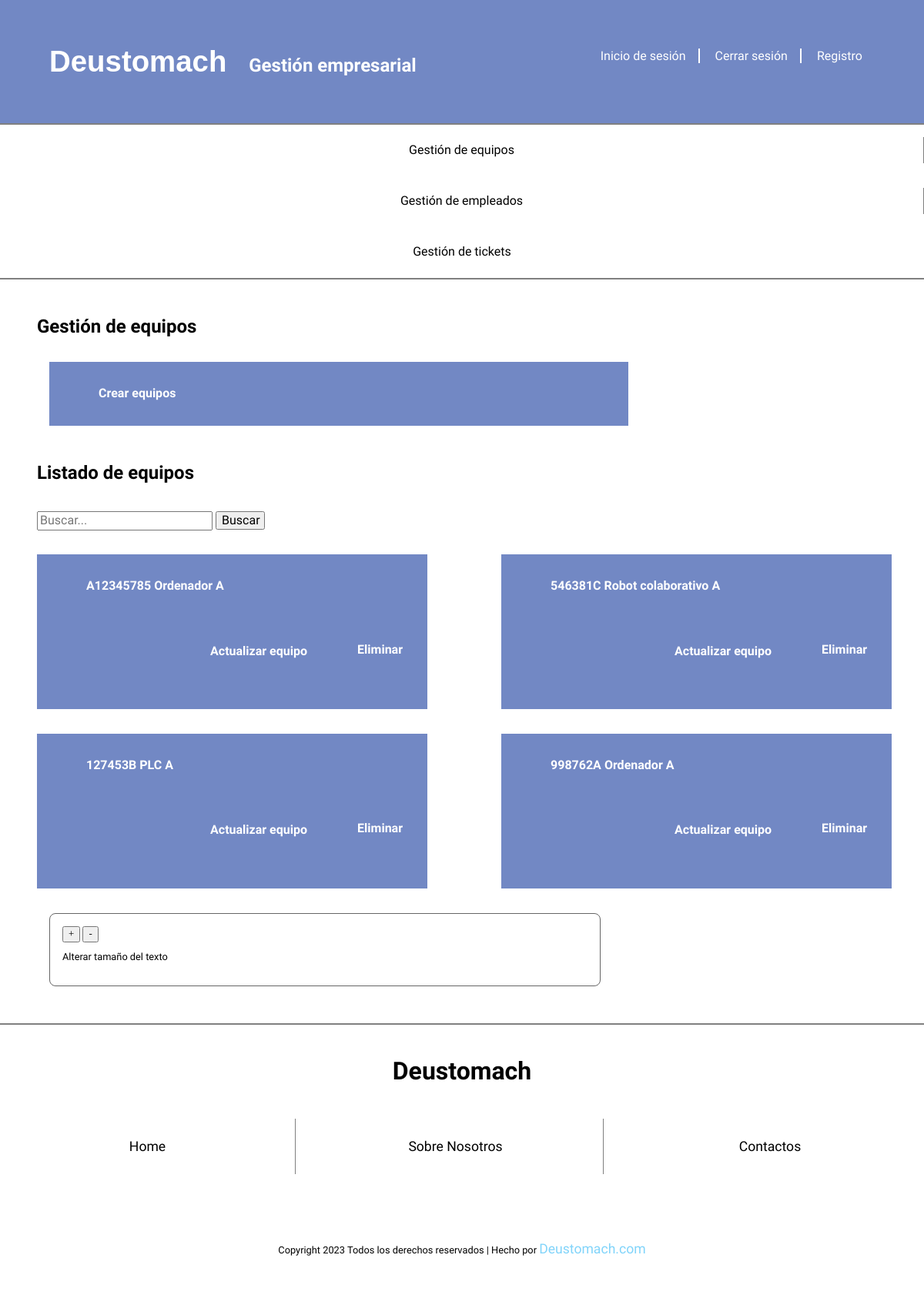
Page /appDeustomachGestion/equipos-menu on the earlier database version.
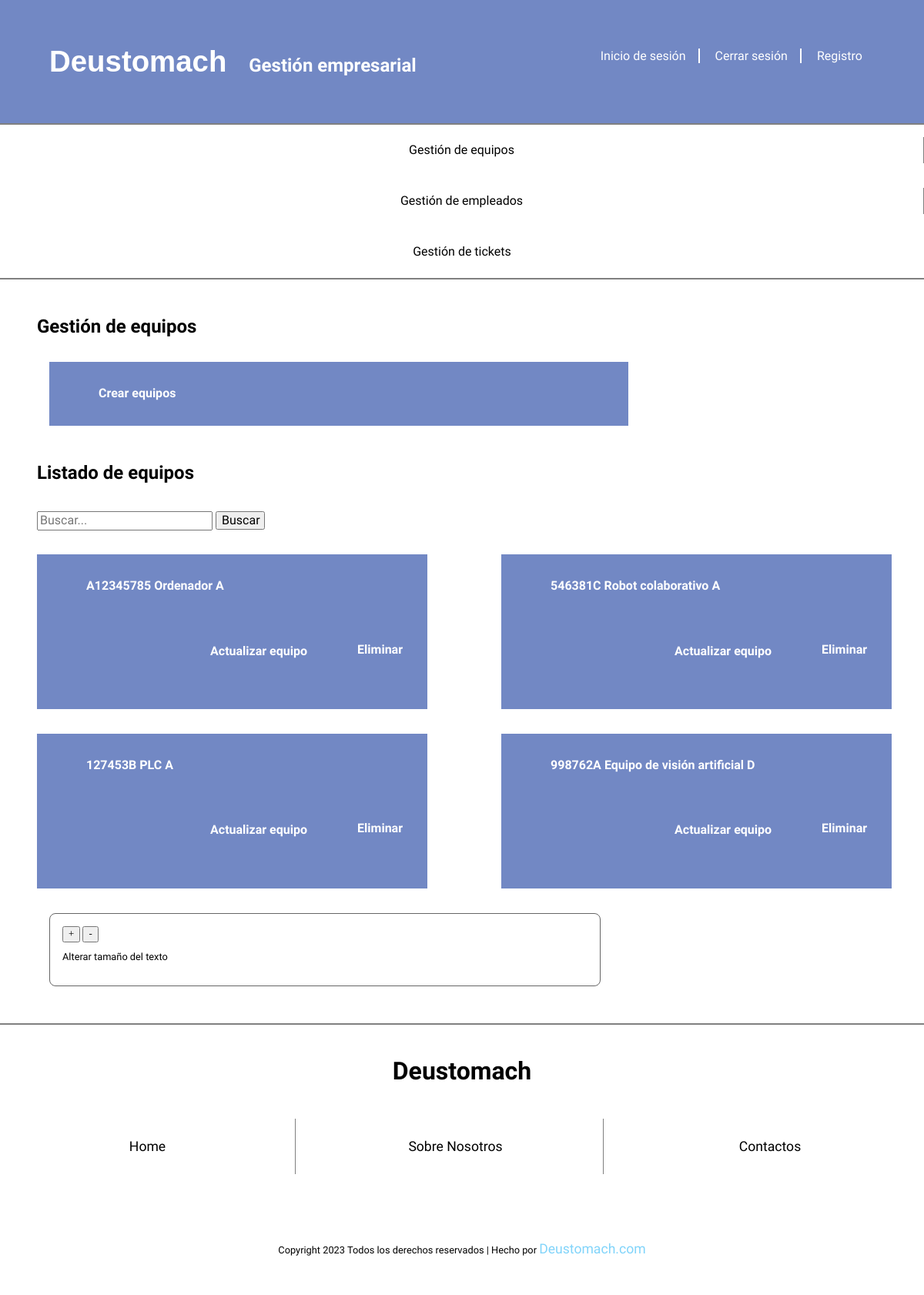
Same page on the later database version.
### appDeustomachGestion/models.py (models this page shows, shortened)
class Equipo(models.Model):
    PLANTA_CHOICES = [
        ('baja', 'Baja'),
        ('1', 'Planta 1'),
        ('2', 'Planta 2'),
        ('3', 'Planta 3'),
    ]
    numero_serie = models.CharField(max_length=50, unique=True)
    modelo = models.CharField(max_length=100)
    marca = models.CharField(max_length=100)
    tipo_equipo = models.CharField(max_length=100)
    fecha_adquisicion = models.DateField()
    fecha_puesta_marcha = models.DateField()
    informacion_proveedor = models.ForeignKey(Proveedor, on_delete=models.CASCADE)
    planta = models.CharField(max_length=100, choices=PLANTA_CHOICES, default='baja')
    created = models.DateTimeField(auto_now_add=True, null=True, blank=True)
    updated = models.DateTimeField(auto_now=True, null=True, blank=True)
    class Meta:
        verbose_name_plural = "equipos"
        verbose_name = "equipo"
        ordering = ["-created"]

### appDeustomachGestion/views.py (the view)
# urls.py: path('equipos-menu', listar_equipos, name='equipos'),
def listar_equipos(request):
    busqueda = request.POST.get("buscar")
    equipos = Equipo.objects.all()
    if busqueda:
        equipos = Equipo.objects.filter(
            Q(numero_serie__icontains=busqueda) |
            Q(modelo__icontains=busqueda)
        ).distinct()
    return render(request, "appDeustomachGestionEquipos/equipos_menu.html", {"equipos": equipos})

### templates/appDeustomachGestionEquipos/equipos_menu.html (shortened to what this page needs)
{% extends 'base.html' %}
{% load static %}
{% block contenido %}
    <main class="menu">
        <h2>Gestión de equipos</h2>
        <section class="gestion-tickets">
            <div class="box-create">
                <a href="{% url 'equipos_create' %}">Crear equipos</a>
            </div>
            <h2>Listado de equipos</h2>
            <div class="box-busqueda">
                <form method="POST">
                    <div class="busqueda">
                        <label>
                            <input type="text" name="buscar" placeholder="Buscar..." value="{{ request.POST.buscar }}">
                        </label>
                        <button type="submit">Buscar</button>
                    </div>
                </form>
            </div>
            <div class="grid">
                {% if equipos %}
                    {% for equipo in equipos %}
                        <div class="box-item">
                            <a href="javascript:void(0);" onclick="mostrarDetallesEquipo({{ equipo.id }}, 'equipo-detalles-{{ equipo.id }}');">
                                {{ equipo.numero_serie }} {{ equipo.modelo }}
                            </a>
                            <div class="box">
                                <div class="box-update">
                                    <a href="{% url 'equipos_update' pk=equipo.pk %}">Actualizar equipo</a>
                                </div>
                                <div class="box-eliminar">
                                    <form method="post" action="{% url 'equipos_delete' pk=equipo.pk %}" style="display:inline;">
                                        <a type="submit" onclick="return confirm('¿Estás seguro de que deseas eliminar este equipo?');">Eliminar</a>
                                    </form>
                                </div>
                            </div>
                        </div>
                    {% endfor %}
                {% else %}
                    <p>No hay equipos creados.</p>
                {% endif %}
            </div>
        </section>
    </main>
{% endblock %}

Differences in the rows shown:
changed Equipo: modelo "Ordenador A" → "Equipo de visión artificial D"
